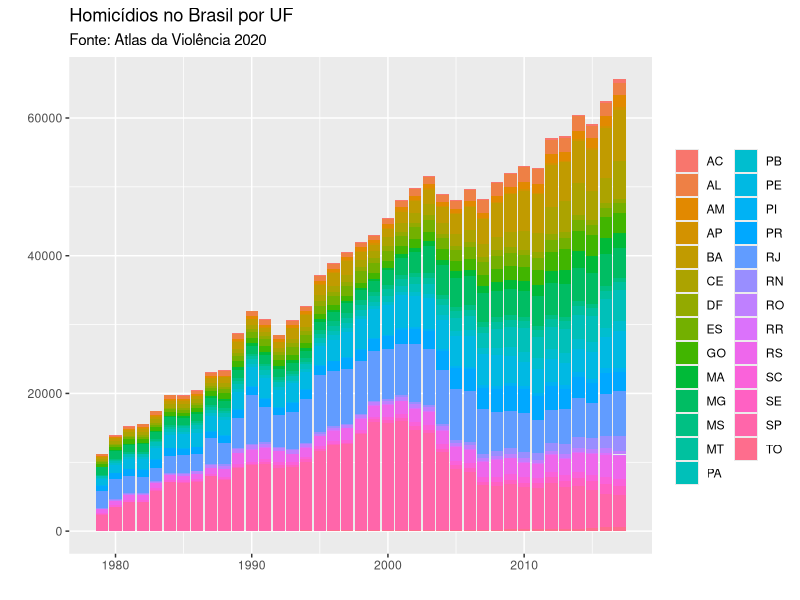
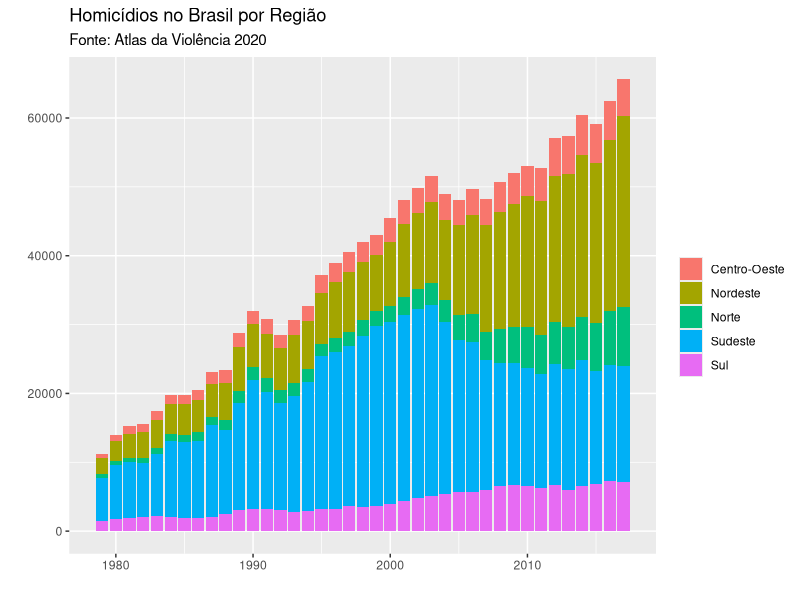
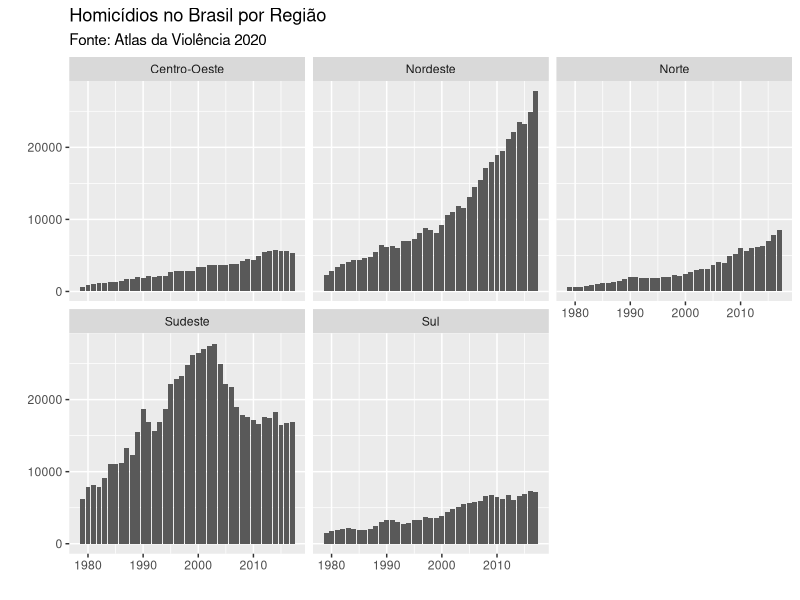
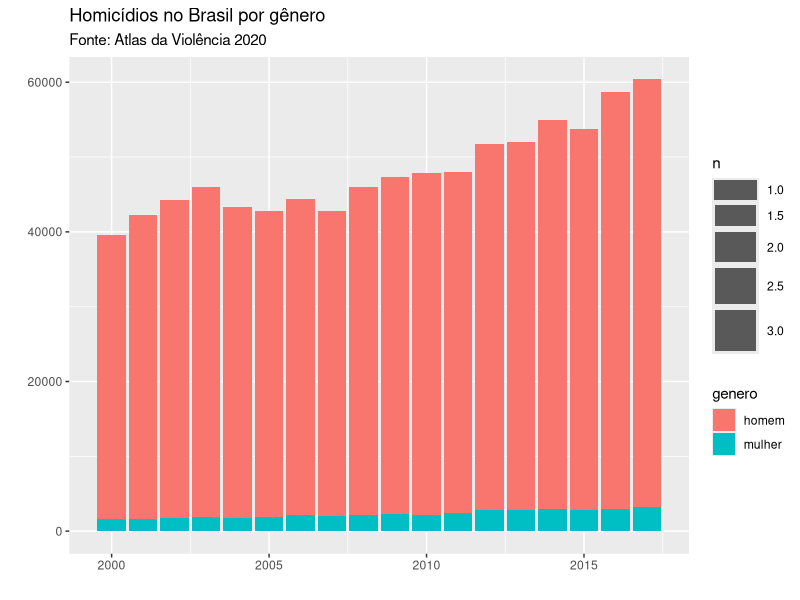
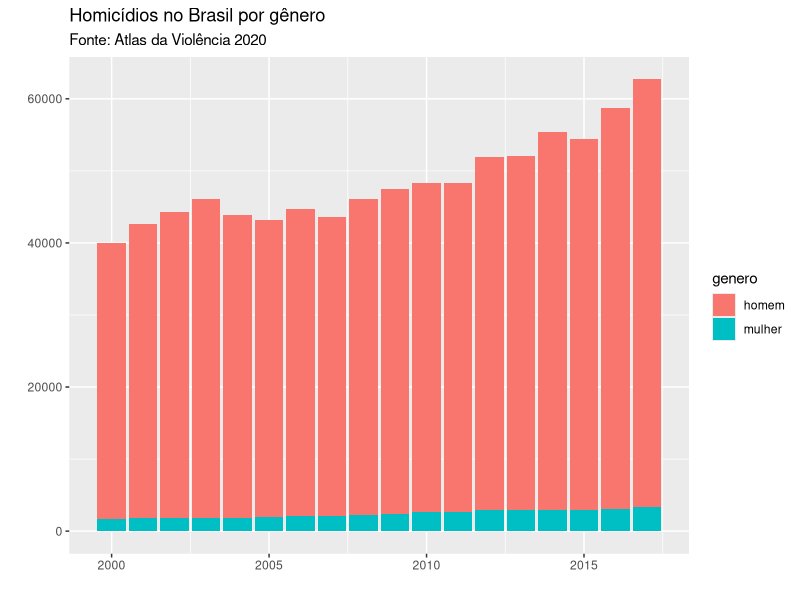
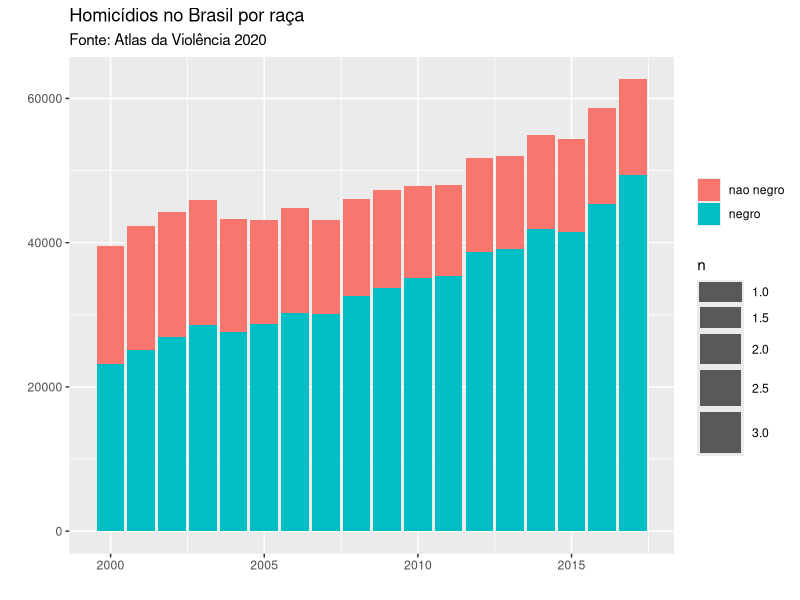
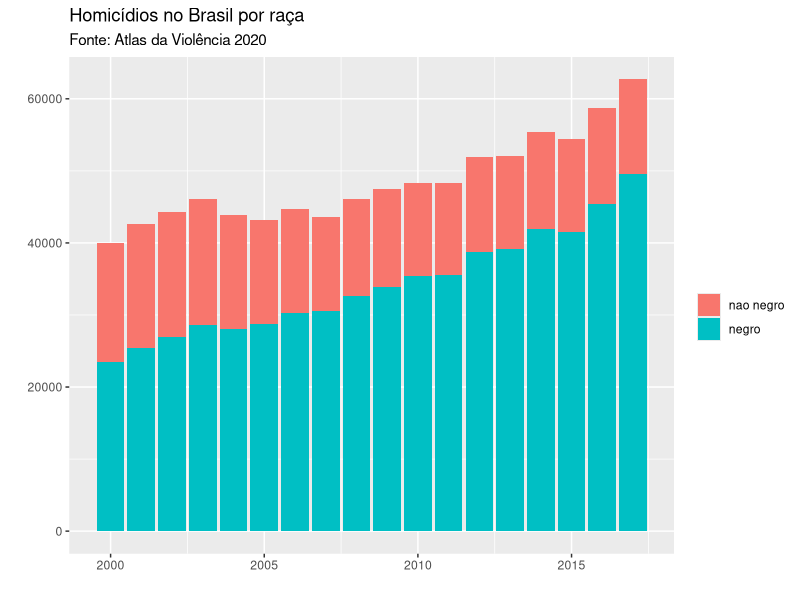
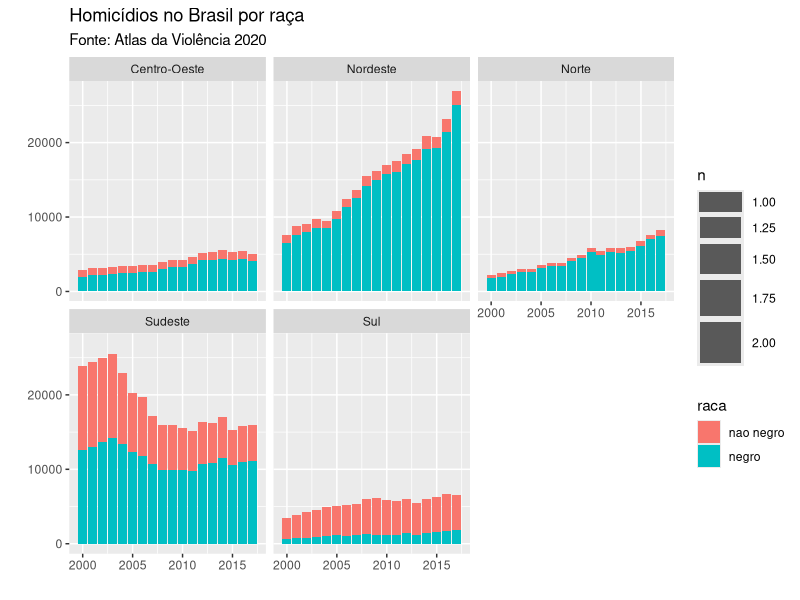

Write R code to recreate these figures, in order.
df <- read.table("homicidios.csv", sep=";", header=TRUE)

library(ggplot2)

ggplot(df, aes(periodo, fill=nome))+
  geom_bar(aes(weight=valor)) +
  ggtitle("Homicídios no Brasil por UF", subtitle = "Fonte: Atlas da Violência 2020") +
  labs(x="", y="", fill="")


ggplot(df, aes(periodo, fill=regiao))+
  geom_bar(aes(weight=valor)) +
  ggtitle("Homicídios no Brasil por Região", subtitle = "Fonte: Atlas da Violência 2020") +
  labs(x="", y="", fill="")

ggplot(df, aes(periodo))+
  geom_bar(aes(weight=valor))+
  facet_wrap(~ regiao) +
  ggtitle("Homicídios no Brasil por Região", subtitle = "Fonte: Atlas da Violência 2020") +
  labs(x="", y="")

df2 <- read.table("homicidios-genero-raca.csv", sep=";", header=TRUE)

#wrong way
ggplot(df2, aes(periodo, valor, fill=genero))+
  geom_bar(stat="sum") +
  ggtitle("Homicídios no Brasil por gênero", subtitle = "Fonte: Atlas da Violência 2020") +
  labs(x="", y="")

#right way
ggplot(df2, aes(periodo, fill=genero))+
  geom_bar(aes(weight=valor))+
  ggtitle("Homicídios no Brasil por gênero", subtitle = "Fonte: Atlas da Violência 2020") +
  labs(x="", y="")

#wrong way
ggplot(df2, aes(periodo, valor, fill=raca))+
  geom_bar(stat="sum") +
  ggtitle("Homicídios no Brasil por raça", subtitle = "Fonte: Atlas da Violência 2020") +
  labs(x="", y="", fill="")

#right way
ggplot(df2, aes(periodo, fill=raca))+
  geom_bar(aes(weight=valor))+
  ggtitle("Homicídios no Brasil por raça", subtitle = "Fonte: Atlas da Violência 2020") +
  labs(x="", y="", fill="")

#wrong way
ggplot(df2, aes(periodo, valor, fill=raca))+
  geom_bar(stat="sum") +
  ggtitle("Homicídios no Brasil por raça", subtitle = "Fonte: Atlas da Violência 2020") +
  labs(x="", y="")+
  facet_wrap(~regiao)

#right way
ggplot(df2, aes(periodo, fill=raca))+
  geom_bar(aes(weight=valor)) +
  ggtitle("Homicídios no Brasil por raça", subtitle = "Fonte: Atlas da Violência 2020") +
  labs(x="", y="", fill="")+
  facet_wrap(~regiao)

#para fazer um procv: left_join

min(df2$periodo)
max(df2$periodo)

ggplot(subset(df2, df2$periodo == '2000'), aes(nome))+
  geom_bar(aes(weight=valor))+
  labs(x="", y="")+
  ggtitle("Homicídios no Brasil por Estado (2000)", subtitle="Fonte: Atlas da Violência 2020")+
  ylim(c(0,15000))

ggplot(subset(df2, df2$periodo == '2017'), aes(nome))+
  geom_bar(aes(weight=valor))+
  labs(x="", y="")+
  ggtitle("Homicídios no Brasil por Estado (2017)", subtitle="Fonte: Atlas da Violência 2020")

ggplot(subset(df2, df2$periodo == '2017'), aes(nome))+
  geom_bar(aes(weight=valor))+
  labs(x="", y="")+
  ggtitle("Homicídios no Brasil por Estado (2017)", subtitle="Fonte: Atlas da Violência 2020")+
  ylim(c(0,15000))

library(patchwork)

a <- ggplot(subset(df2, df2$periodo == '2000'), aes(nome))+
  geom_bar(aes(weight=valor))+
  labs(x="", y="")+
  ggtitle("Homicídios no Brasil por Estado (2000)", subtitle="Fonte: Atlas da Violência 2020")+
  ylim(c(0,15000))

b <- ggplot(subset(df2, df2$periodo == '2017'), aes(nome))+
  geom_bar(aes(weight=valor))+
  labs(x="", y="")+
  ggtitle("Homicídios no Brasil por Estado (2017)", subtitle="Fonte: Atlas da Violência 2020")+
  ylim(c(0,15000))

a+b

#
df2000 <- subset(df2, df2$periodo == '2000')
df2017 <- subset(df2, df2$periodo == '2017')

#Os únicos estados onde a violência diminuiu entre 2000 e 2017 foram SP, RJ e DF
ggplot(mapping = aes(nome, weight=valor))+
  geom_bar(data = df2000, fill='steelblue', position='stack')+
  geom_bar(data = df2017, width=.5, position=position_dodge())

df3 <- rbind(df2000, df2017)

df3$periodo[df3$periodo == 'Ano 2000'] <- '2000 '
df3$periodo[df3$periodo == 'Ano 2017'] <- '2017 '

#Só para aprender a separar, mas não é isso que eu quero
ggplot(df3, aes(nome))+
  geom_bar(aes(weight=valor, fill=regiao))

#Isso era o que eu queria
ggplot(df3, aes(nome))+
  geom_bar(aes(weight=valor, fill=periodo), position='dodge')+
  labs(x="", y="", fill="")+
  ggtitle("Evolução do número de homicídios no Brasil entre 2000 e 2017", subtitle = "Fonte: Atlas da Violência 2020")+
  ylim(c(0,15000))